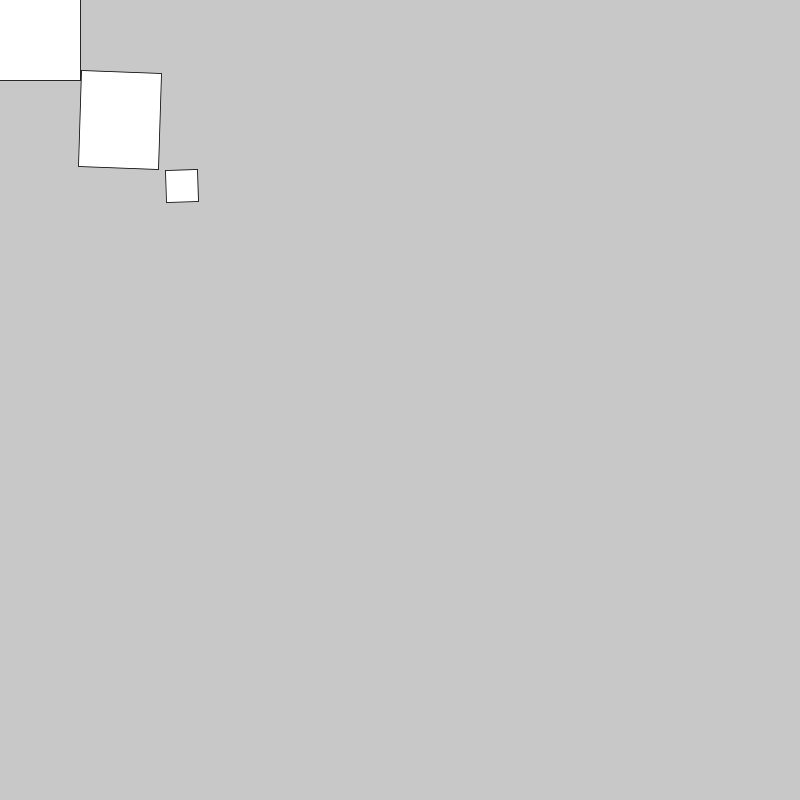
Frame 1 (no input)
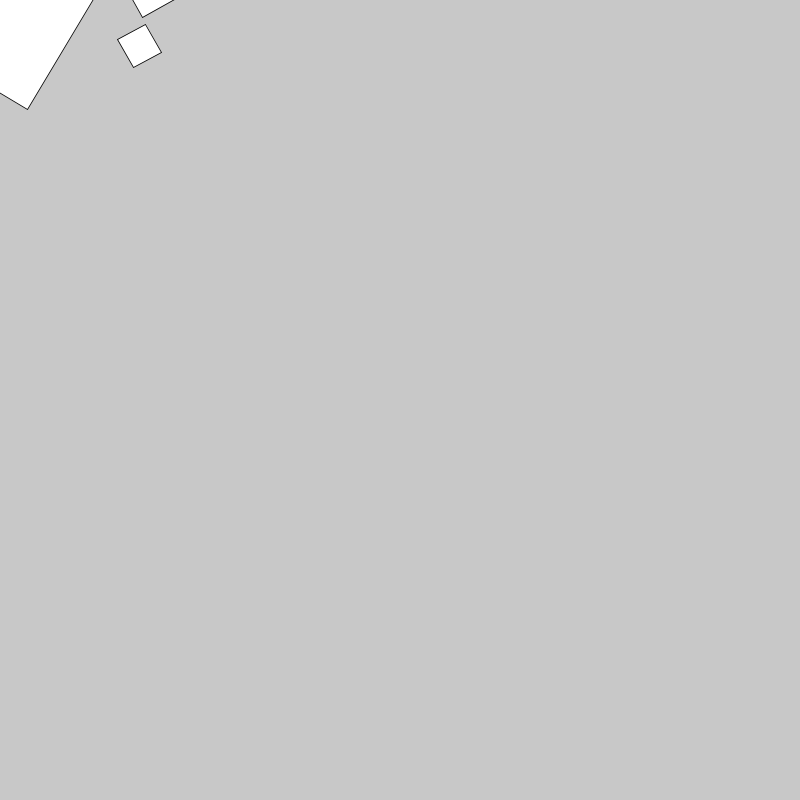
Frame 60 (the mouse pressed at the canvas centre just before this capture)
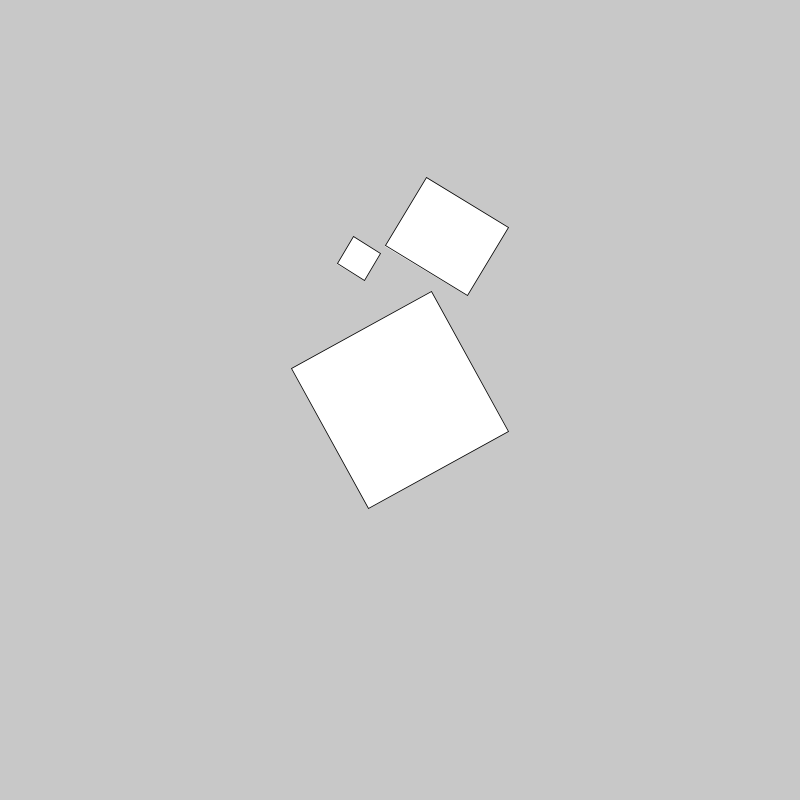
Frame 120 (the mouse held since frame 60 and released just before this capture)

The Processing sketch that drew these frames (run headless with seeded random() and noise(); from frame 60 on, the mouse is pressed at the canvas centre):

// Processing sketch: inclass2
// ── inclass2.pde
float angle = 0;
float x = 0;


void setup() {
  size(800, 800);
  rectMode(CENTER);
}

void draw() {
  background(200);

  //save the starting coordinate system
  pushMatrix();
  translate(mouseX, mouseY);
  scale(0.8);
  rotate(radians(angle));
  angle = angle - 1;
  fill(255);

  rect(0, 0, 200, 200);
  //go back to that saved starting coordinate system
  
  pushMatrix();
  translate(150, 150);
  rotate(radians(-angle * 2));
  rect(0, 0, 100, 120);
  
  pushMatrix();
  translate(80, 80);
  rotate(radians(angle * 3));
  rect(0, 0, 40, 40);
  popMatrix();
  
  
  
  popMatrix();
  
  
  
  popMatrix();

  //fill(255, 20, 100);
  //ellipse(0, 0, 100, 100);

  //ellipse(-400, -400, 200, 200);
  //rect(-800, -800, -150, 150);
}
